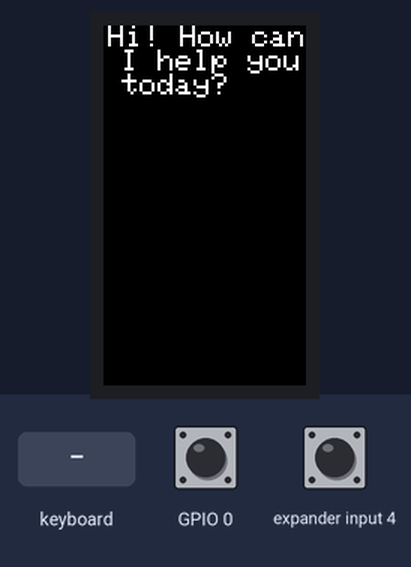
Simulated run of this sketch. Board: ESP32-S3. Parts: 135×240 colour display. The test bench sets the inputs (shaded band); at power-on: GPIO 0 HIGH, expander input 4 HIGH. WiFi joins after 1.5 s; servers stay silent unless stated.

Above: at 6.9 s.
7.0 s: keyboard key "1" received
At 8.3 s:
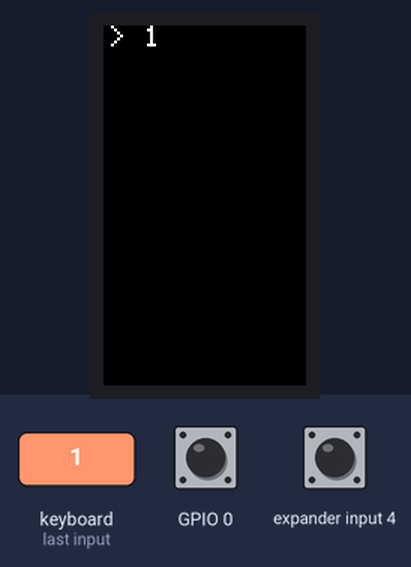
8.6 s: keyboard key "0" received
At 9.5 s:
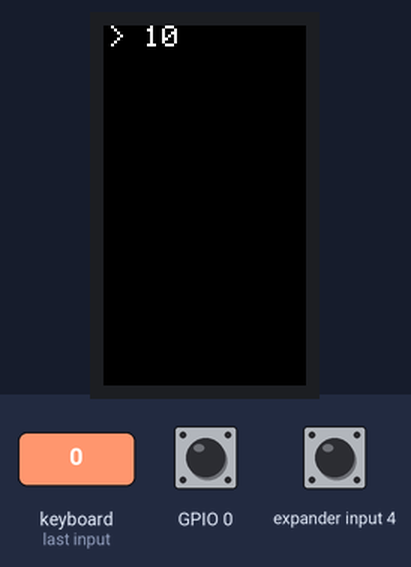
Timing chart, 0 to 11.6 s (numbered marks = the images above; inputs shaded):
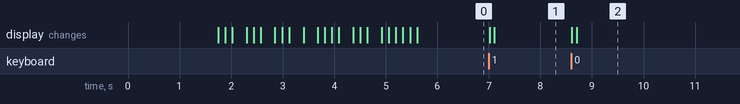

Measured:
- after the input at 7.0 s, the display: first changes at once (image 1 shows a later state)
- after the input at 8.6 s, the display: first changes at once (image 2 shows a later state)

The sketch:

CardputerGPT.ino
```cpp
#include <M5Cardputer.h>
#include "config.h"
#include "ChatMessage.h"
#include "OpenAI.h"
#include "ChatUI.h"

// We'll keep a global chatHistory
static std::vector<ChatMessage> chatHistory;
static OpenAI openAI;
static ChatUI chatUI;

inline void connectWiFi() {
  WiFi.begin(ssid, password);
  while (WiFi.status() != WL_CONNECTED) {
    // If you like, call M5Cardputer.update() or do something else
  }
}

void setup() {
  auto cfg = M5.config();
  M5Cardputer.begin(cfg, true);
  M5Cardputer.Display.setRotation(1);

  // Connect WiFi
  connectWiFi();

  // Create canvas
  static M5Canvas canvas(&M5Cardputer.Display);
  canvas.createSprite(M5Cardputer.Display.width(), M5Cardputer.Display.height());
  canvas.setTextSize(2);

  chatUI.init(&canvas);

  // Show greeting
  chatUI.showAssistantMessage("Hi! How can I help you today?");
}

void loop() {
  // Update M5 hardware (including keyboard)
  M5Cardputer.update();

  // Check user typing or scrolling
  chatUI.handleKeyboardInput();

  // If user pressed Enter with some text, we send to GPT
  if (chatUI.userJustPressedEnter) {
    chatUI.userJustPressedEnter = false; // reset the flag

    // 1) Add user message to chatHistory
    ChatMessage userMsg;
    userMsg.role    = "user";
    userMsg.content = chatUI.lastEnteredText;
    chatHistory.push_back(userMsg);

    // 2) Show "Thinking..." typed out
    chatUI.showThinking();

    // 3) Get GPT response for the entire chatHistory
    String gptReply = openAI.getResponse(chatHistory);

    // 4) Add assistant message to chatHistory
    ChatMessage asstMsg;
    asstMsg.role    = "assistant";
    asstMsg.content = gptReply;
    chatHistory.push_back(asstMsg);

    // 5) Show the typed assistant message
    chatUI.showAssistantMessage(gptReply);
  }
}
```

ChatMessage.h
```cpp
// ChatMessage.h
#ifndef CHATMESSAGE_H
#define CHATMESSAGE_H

#include <WString.h> // for String

struct ChatMessage {
  String role;
  String content;
};

#endif
```

ChatUI.cpp
```cpp
#include "ChatUI.h"

ChatUI::ChatUI() {
  canvas              = nullptr;
  screenContent       = "";
  userInput           = "";
  scrollOffset        = 0;
  lineHeight          = 32;
  margin              = 3;
  userJustPressedEnter= false;
  lastEnteredText     = "";
}

void ChatUI::init(M5Canvas* c) {
  canvas = c;
}

void ChatUI::clearScreen() {
  if (!canvas) return;
  canvas->fillSprite(TFT_BLACK);
  canvas->pushSprite(0, 0);

  scrollOffset  = 0;
  screenContent = "";
}

// Count lines based on '\n'
int ChatUI::getTotalHeight(const String &text) {
  if (text.isEmpty()) return lineHeight;
  int lines = 1;
  for (int i=0; i<(int)text.length(); i++) {
    if (text[i] == '\n') lines++;
  }
  return lines * lineHeight;
}

// Render screenContent with current scroll offset
void ChatUI::drawScreenContent() {
  if (!canvas) return;
  canvas->fillSprite(TFT_BLACK);

  int y = -scrollOffset;
  String line;
  for (int i=0; i < (int)screenContent.length(); i++) {
    char c = screenContent[i];
    if (c == '\n') {
      canvas->setCursor(margin, y);
      canvas->println(line);
      line.clear();
      y += lineHeight;
    } else {
      line += c;
    }
  }
  if (!line.isEmpty()) {
    canvas->setCursor(margin, y);
    canvas->println(line);
  }

  canvas->pushSprite(0, 0);
}

// Type out text char by char, optionally clearing first
void ChatUI::typeText(const String &fullText, bool clearFirst) {
  if (!canvas) return;
  if (clearFirst) {
    clearScreen();
  }
  screenContent = ""; // start fresh

  for (int i=0; i < (int)fullText.length(); i++) {
    screenContent += fullText[i];

    // If it exceeds screen, scroll down
    int totalH = getTotalHeight(screenContent);
    int screenH = canvas->height();
    if (totalH > screenH) {
      scrollOffset = totalH - screenH;
    }
    drawScreenContent();
    delay(40); // typing speed
  }
}

void ChatUI::showAssistantMessage(const String &text) {
  typeText(text, /*clearFirst=*/true);
}

void ChatUI::showThinking() {
  typeText("Thinking...", /*clearFirst=*/true);
}

void ChatUI::scrollUp() {
  scrollOffset -= lineHeight;
  if (scrollOffset < 0) scrollOffset = 0;
  drawScreenContent();
}

void ChatUI::scrollDown() {
  int totalH = getTotalHeight(screenContent);
  int screenH = canvas->height();
  int maxOffset = (totalH > screenH) ? (totalH - screenH) : 0;
  scrollOffset += lineHeight;
  if (scrollOffset > maxOffset) scrollOffset = maxOffset;
  drawScreenContent();
}

// The main keyboard handling: scroll, typed input, backspace, Enter
void ChatUI::handleKeyboardInput() {
  if (!canvas) return;
  if (!M5Cardputer.Keyboard.isChange() || !M5Cardputer.Keyboard.isPressed()) return;

  auto ks = M5Cardputer.Keyboard.keysState();

  // 1) Scroll
  for (auto c : ks.word) {
    if (c == '\'') {
      scrollUp();
      return;
    } else if (c == '/') {
      scrollDown();
      return;
    }
  }

  bool typedSomething = false;
  // 2) Normal chars
  for (auto c : ks.word) {
    if (c != '\'' && c != '/') {
      userInput += c;
      typedSomething = true;
    }
  }
  // 3) Backspace
  if (ks.del && !userInput.isEmpty()) {
    userInput.remove(userInput.length() - 1);
    typedSomething = true;
  }

  // If user typed, we show just "> userInput"
  if (typedSomething) {
    clearScreen();
    screenContent = "> " + userInput;
    int totalH = getTotalHeight(screenContent);
    int screenH = canvas->height();
    if (totalH > screenH) {
      scrollOffset = totalH - screenH;
    } else {
      scrollOffset = 0;
    }
    drawScreenContent();
  }

  // 4) Enter => finalize
  if (ks.enter) {
    userInput.trim();
    if (!userInput.isEmpty()) {
      lastEnteredText = userInput;
      userJustPressedEnter = true;
    }
    userInput = "";
  }
}
```

ChatUI.h
```cpp
#ifndef CHAT_UI_H
#define CHAT_UI_H

#include <M5Cardputer.h>
#include <vector>
#include "ChatMessage.h"

// A UI that:
//  - Clears screen for each step (user typing, "Thinking...", final assistant text)
//  - Does typed animation for assistant text
//  - Scrolls with `'` (up) and `/` (down)
//  - Captures user input, triggers userJustPressedEnter + lastEnteredText when done

class ChatUI {
public:
  ChatUI();

  // Provide an M5Canvas from .ino
  void init(M5Canvas* c);

  // We always clear the screen, then typed out the text
  void showAssistantMessage(const String &text);

  // Same, but for "Thinking..."
  void showThinking();

  // Handles scroll & typed chars.
  // If Enter is pressed, sets userJustPressedEnter + lastEnteredText
  void handleKeyboardInput();

  // Used by main code after user pressed Enter
  bool userJustPressedEnter;  // set to true once in handleKeyboardInput
  String lastEnteredText;     // the typed text from user

private:
  M5Canvas* canvas;
  String screenContent;  // what's currently on the screen
  String userInput;      // ephemeral typed text
  int scrollOffset;
  int lineHeight;
  int margin;

  void clearScreen();
  void drawScreenContent();
  int getTotalHeight(const String &text);
  void typeText(const String &fullText, bool clearFirst);
  void scrollUp();
  void scrollDown();
};

#endif
```

OpenAI.cpp
```cpp
#include "OpenAI.h"

String OpenAI::buildRequestBody(const std::vector<ChatMessage>& chatHistory) {
  String requestBody = "{\"model\":\"gpt-4o-mini\",\"messages\":["
                       "{\"role\":\"system\",\"content\":\"" + String(systemPrompt) + "\"}";

  // Only take the last MAX_HISTORY from chatHistory
  int startIndex = chatHistory.size() - MAX_HISTORY;
  if (startIndex < 0) startIndex = 0;

  for (int i = startIndex; i < (int)chatHistory.size(); i++) {
    const ChatMessage &msg = chatHistory[i];
    requestBody += ",{\"role\":\"" + msg.role + "\",\"content\":\"" + msg.content + "\"}";
  }
  requestBody += "]}";

  return requestBody;
}

String OpenAI::getResponse(const std::vector<ChatMessage>& chatHistory) {
  if (WiFi.status() != WL_CONNECTED) {
    return "No WiFi connection.";
  }

  String requestBody = buildRequestBody(chatHistory);

  HTTPClient http;
  http.begin(endpoint);
  http.addHeader("Content-Type", "application/json");
  http.addHeader("Authorization", "Bearer " + String(openaiKey));

  int httpCode = http.POST(requestBody);
  if (httpCode <= 0) {
    http.end();
    return "HTTP Error: " + String(httpCode);
  }

  String payload = http.getString();
  http.end();

  // Parse JSON
  StaticJsonDocument<JSON_DOC_SIZE> doc;
  DeserializationError error = deserializeJson(doc, payload);
  if (error) {
    return "JSON parsing error.";
  }

  // Extract the text from "choices[0].message.content"
  JsonArray choices = doc["choices"].as<JsonArray>();
  if (!choices.isNull() && choices.size() > 0) {
    return choices[0]["message"]["content"].as<String>();
  }

  return "No response from ChatGPT.";
}
```

OpenAI.h
```cpp
#ifndef OPENAI_H
#define OPENAI_H

#include <ArduinoJson.h>
#include <HTTPClient.h>
#include <WiFi.h>
#include <vector>
#include "config.h"
#include "ChatMessage.h" // we only reference the struct here

// How many previous messages to include in ChatGPT prompt
#define MAX_HISTORY 5

// The system prompt and endpoint
static const char systemPrompt[] PROGMEM =
  "You are a concise assistant. Provide answers in simple text, each no longer than 150 characters";
static const char endpoint[]     PROGMEM =
  "http://192.168.1.98:1234/v1/chat/completions";

class OpenAI {
public:
  OpenAI() {}

  // Construct a request for the last MAX_HISTORY messages and parse the result
  // Return the GPT response text
  String getResponse(const std::vector<ChatMessage>& chatHistory);

private:
  // Build JSON request body
  String buildRequestBody(const std::vector<ChatMessage>& chatHistory);
};

#endif
```

config.h
```cpp
#ifndef CONFIG_H
#define CONFIG_H

#include <pgmspace.h>

// We'll keep our literal strings in program memory to save RAM
// Adjust these to your own data
static const char ssid[]      PROGMEM = "YOUR_WIFI_SSID";
static const char password[]  PROGMEM = "YOUR_WIFI_PASSWORD";
static const char openaiKey[]     PROGMEM = "sk-12345";

// For any JSON handling
#define JSON_DOC_SIZE 4096

#endif
```
